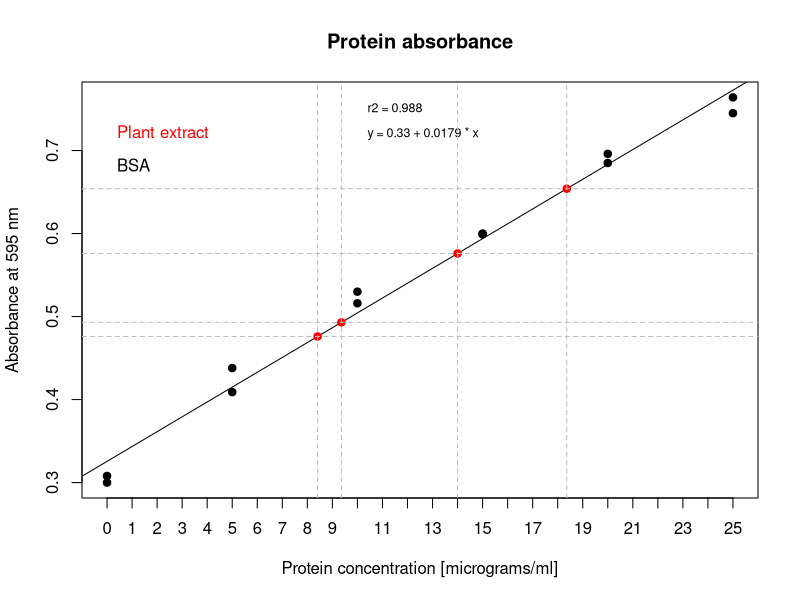

Write the R code that produced this figure.
## ---- chunk 1
std_data=data.frame(BSA_conc=sort(rep(c(0,5,10,15,20,25),2)),
                    BSAabsorption=c(0.3,0.308,0.409,0.438,0.516,0.53,0.599,0.6,0.685,0.696,0.745,0.764))
extract=data.frame(p_ratio=c("1/10","1/10","1/50","1/50","1/100","1/100"), 
                   p_absorption=c(1.249,1.289,0.654,0.576,0.493,0.476),
                   p_concentration=NA)
std_data
extract
## ---- chunk 2
curve=lm(BSAabsorption~BSA_conc, data=std_data)
paste0("y = ",round(curve[[1]][1],4)," + ",round(curve[[1]][2],4),"*x", sep="") # linear equation explaining the relationship of BSA concentration and light absorption

r2=summary(curve)$r.squared 
paste0("r2 = ", round(r2,3))

## ---- chunk 3
extract$p_concentration=(extract$p_absorption-curve[[1]][1])/curve[[1]][2]
extract
## ---- chunk 4
sample=extract$p_concentration[3:6]*c(50,50,100,100)
sample
c(mean=mean(sample),sd=sd(sample))
## ---- chunk 5

plot(std_data$BSAabsorption~std_data$BSA_conc,xlab="Protein concentration [micrograms/ml]",ylab = "Absorbance at 595 nm",pch=19,main="Protein absorbance",xaxp=c(0,25,25))+
  #grid()+
  abline(curve[[1]][1],curve[[1]][2])+
  points(extract$p_absorption~extract$p_concentration,col="red",pch=19)+
  text(x=0,y=0.72, labels = ("Plant extract"),col="red",pos=4)+
  text(x=0,y=0.68, labels="BSA", col="Black",pos=4)+
  text(10,0.75,labels=paste0("r2 = ", round(r2,3)),cex=0.75,pos=4)+
  text(10, 0.72,labels=c("y = 0.33 + 0.0179 * x"),cex=0.75,pos=4)+
  abline(h=extract$p_absorption,v=extract$p_concentration,col="gray",lty="dashed")
  
